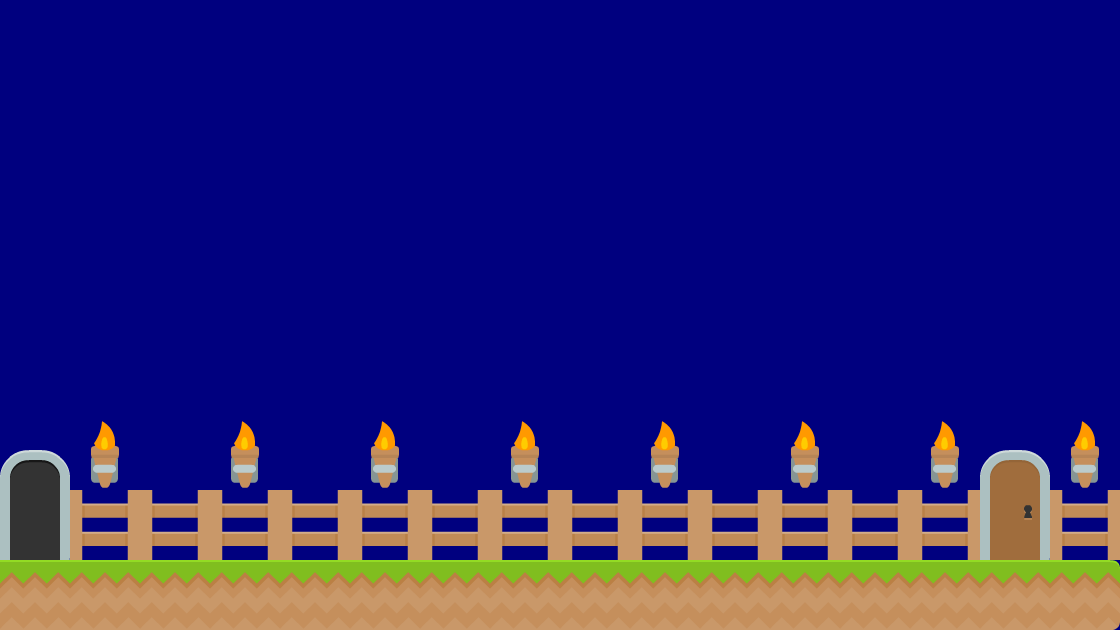

The image is a tile-based game level rendered from a .tmx file. Its description and source (layers, tilesets, objects; grid data summarised) follow:
An orthogonal 16x9 tile map with 70x70 px tiles, 1 tile layer (background).

<map version="1.0" orientation="orthogonal" width="16" height="9" tilewidth="70" tileheight="70" backgroundcolor="#00007f">
 <tileset firstgid="1" name="background-tiles" tilewidth="70" tileheight="70">
  <image source="../img/background-tiles.png" width="910" height="910" />
 </tileset>
 <layer name="background" width="16" height="9">
  <data>[144 cells, 42 non-empty, 8 distinct tile ids]</data>
 </layer>
</map>
